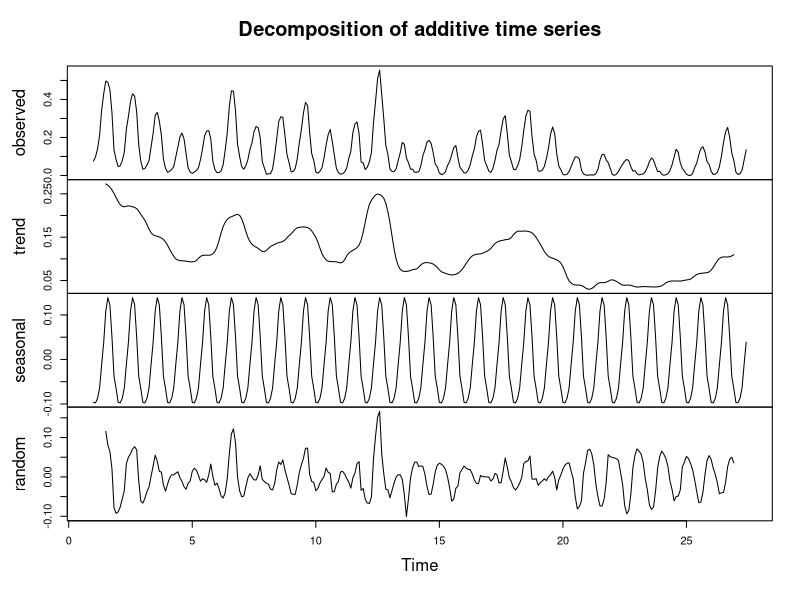
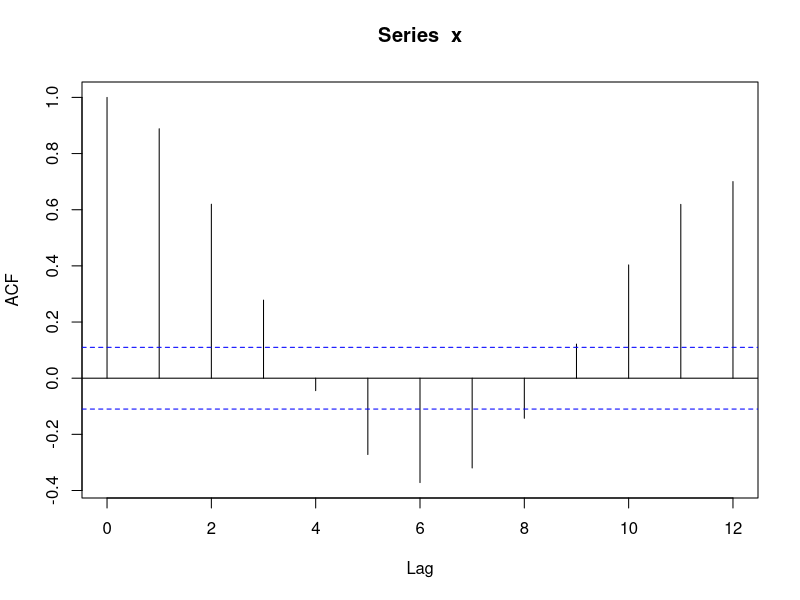
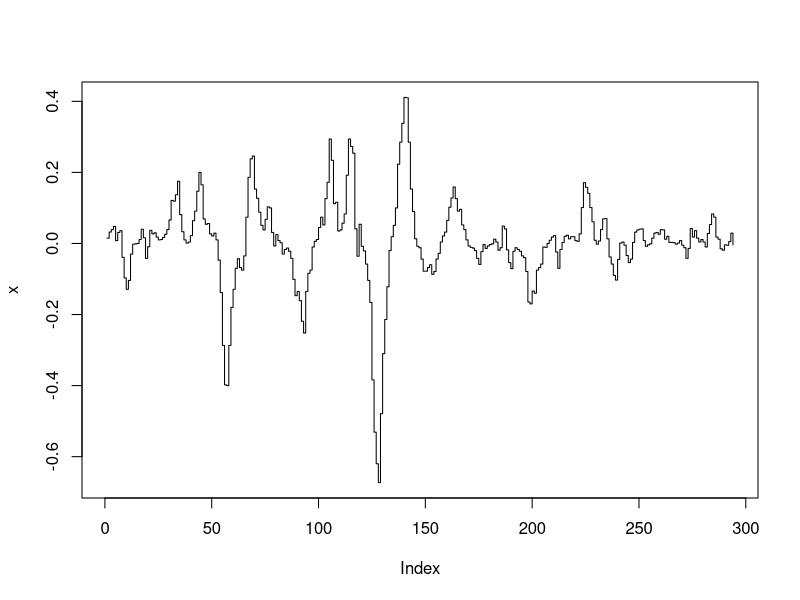
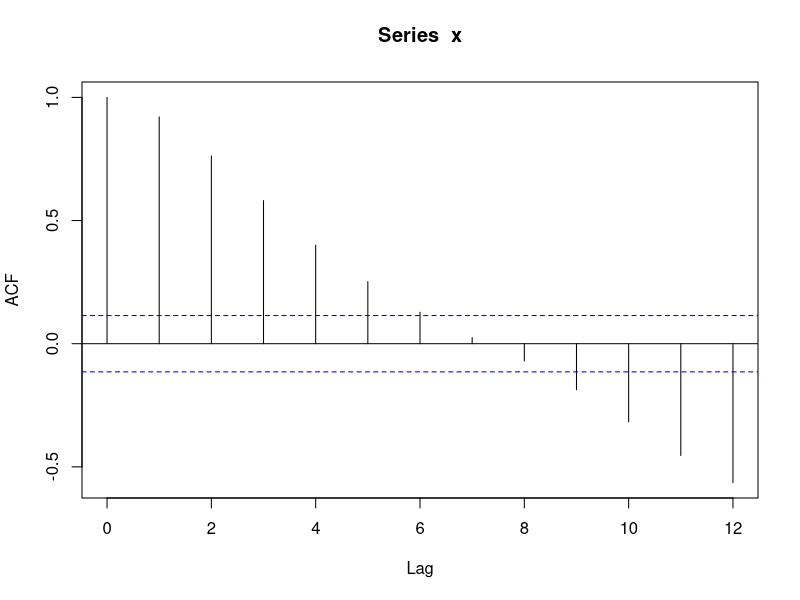
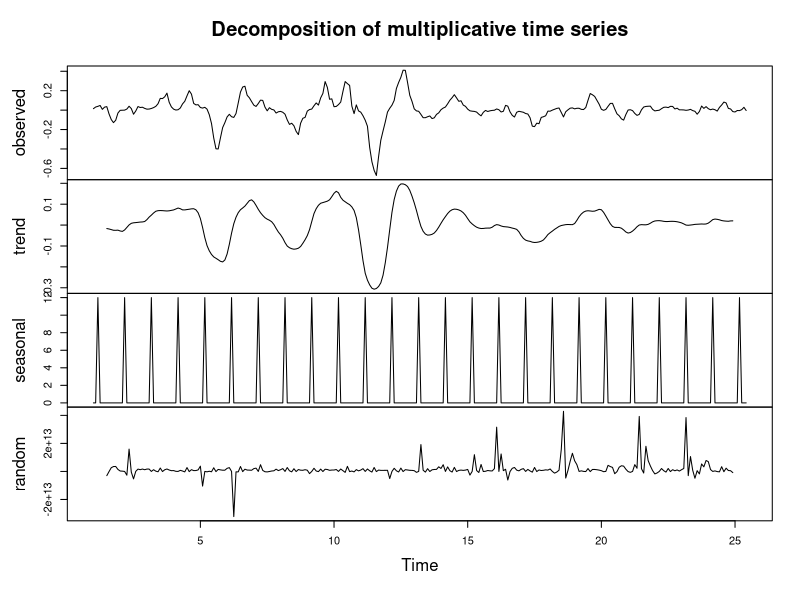

Recreate these plots in R, in order.
## ---- chunk 1
library(openxlsx)
library(tseries)
library(forecast)
## ---- chunk 2
data <- read.xlsx("Lions_Den_data.xlsx")
timeseries <- unlist(data[2])
## ---- chunk 3
ts <- ts(timeseries, frequency = 12)
decompose <- decompose(ts, "additive")
plot(decompose)
## ---- chunk 4
x <- timeseries
#autocorrelation
acf(x, lag.max = 12)
#stationary test
adf.test(x)
## ---- chunk 5
x <- diff(timeseries, lag=12, difference=2)
plot(x, type="s")
#autocorrelation
acf(x, lag.max = 12)
#stationary test
print(adf.test(x))
ts <- ts(x, frequency = 12)
decompose = decompose(ts, "multiplicative")
plot(decompose)
